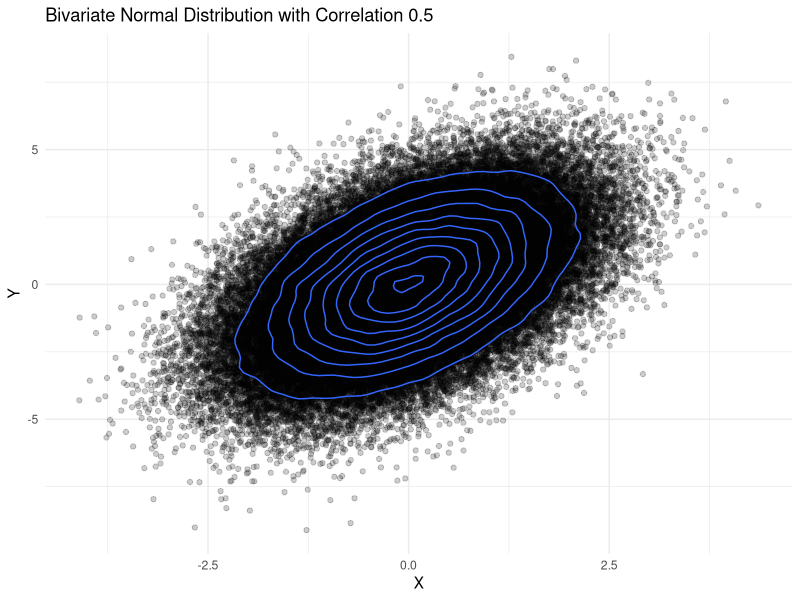
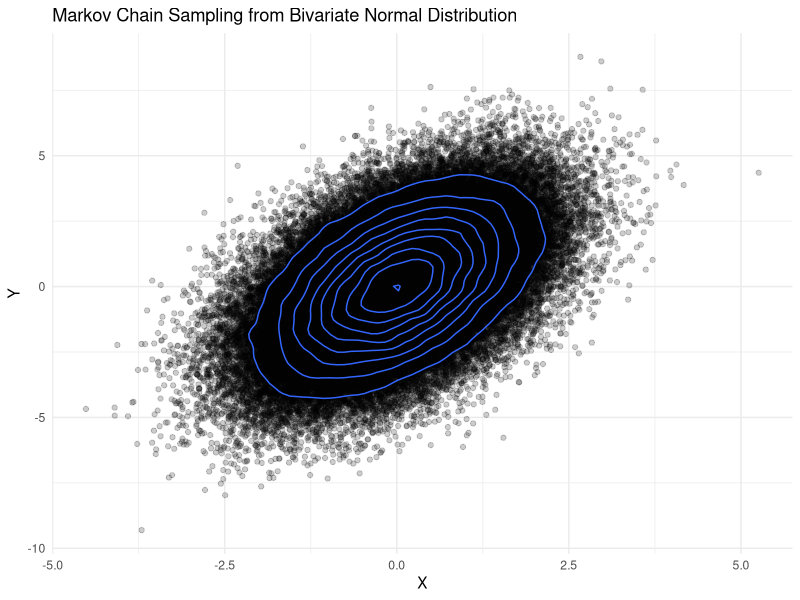
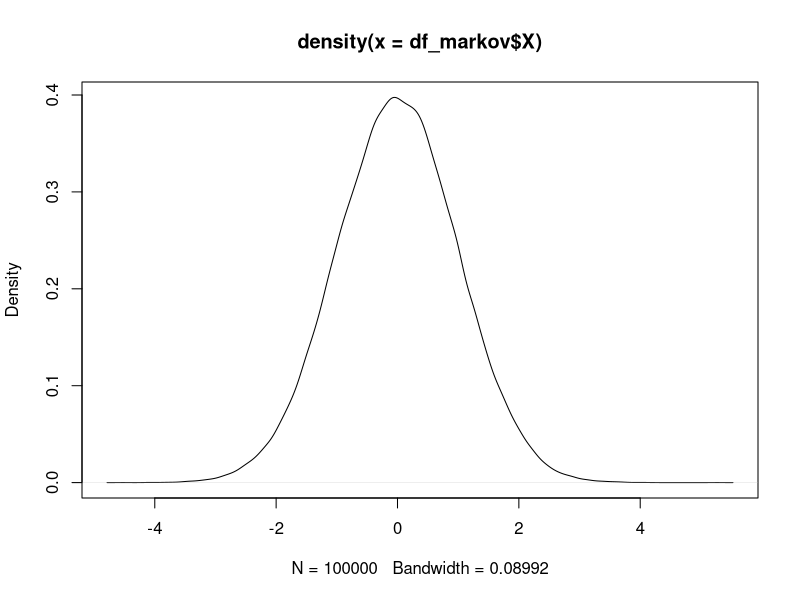
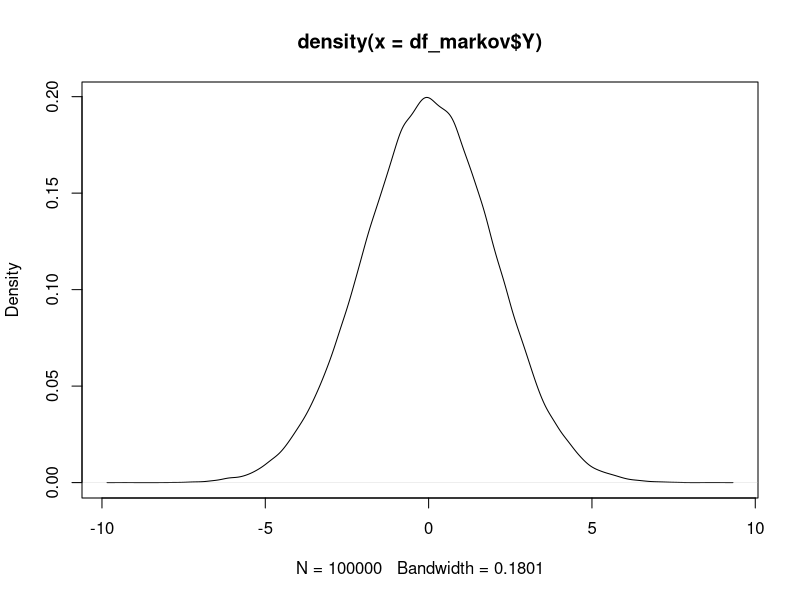

Reproduce these figures in R, in order.
library(MASS)
library(ggplot2)

# parameters
mu <- c(0, 0)          # means
sigma <- matrix(c(1, 1, 1, 4), nrow = 2)  # covariance matrix
B <- 10^5              # number of samples

# samples
samples <- mvrnorm(n = B, mu = mu, Sigma = sigma)

# Create data frame
df <- data.frame(X = samples[,1], Y = samples[,2])

#  scatter plot with 2D-kernel density heatmap
ggplot(df, aes(x = X, y = Y)) +
  geom_point(alpha = 0.2) +
  geom_density_2d() +
  labs(x = "X", y = "Y", title = "Bivariate Normal Distribution with Correlation 0.5") +
  theme_minimal()

# initial conditions and parameters
B0 <- 10^3
B <- 10^5   
rho <- 0.5  # Correlation
X <- numeric(B0 + B)
Y <- numeric(B0 + B)
X[1] <- 0  # Initial value of X
Y[1] <- 0  # Initial value of Y


# functions for conditional distributions
conditional.X.given.Y <- function(Y, rho, mu1, mu2, sigma1, sigma2) {
  mu.x.given.y <- mu1 + rho * (sigma1/sigma2) * (Y - mu2)
  sd.x.given.y <- sqrt(sigma1^2 * (1 - rho^2))
  
  return(rnorm(1, mean = mu.x.given.y, sd = sd.x.given.y))
}

conditional.Y.given.X <- function(X, rho, mu1, mu2, sigma1, sigma2) {
  mu.y.given.x <- mu2 + rho * (sigma2/sigma1) * (X - mu1)
  sd.y.given.x <- sqrt(sigma2^2 * (1 - rho^2))
  
  return(rnorm(1, mean = mu.y.given.x, sd = sd.y.given.x))
}

#  sampling
for (b in 2:(B0 + B))
{
  X[b] <- conditional.X.given.Y(Y[b-1], rho, 0, 0, 1, 2) #  mu1 = 0, mu2 = 0, sigma1 = 1, sigma2 = 2
  Y[b] <- conditional.Y.given.X(X[b], rho, 0, 0, 1, 2) #  mu1 = 0, mu2 = 0, sigma1 = 1, sigma2 = 2
}

# scatter plot with 2D-kernel density heatmap by removing B0 sample
df_markov <- data.frame(X = X[(B0 + 1):(B0 + B)], Y = Y[(B0 + 1):(B0 + B)])

ggplot(df_markov, aes(x = X, y = Y)) +
  geom_point(alpha = 0.2) +
  geom_density_2d() +
  labs(x = "X", y = "Y", title = "Markov Chain Sampling from Bivariate Normal Distribution") +
  theme_minimal()


##1-D kernel estimate
## for X componet
kde <- density(df_markov$X)
plot(kde)
# for Y component
kde.y <- density(df_markov$Y)
plot(kde.y)